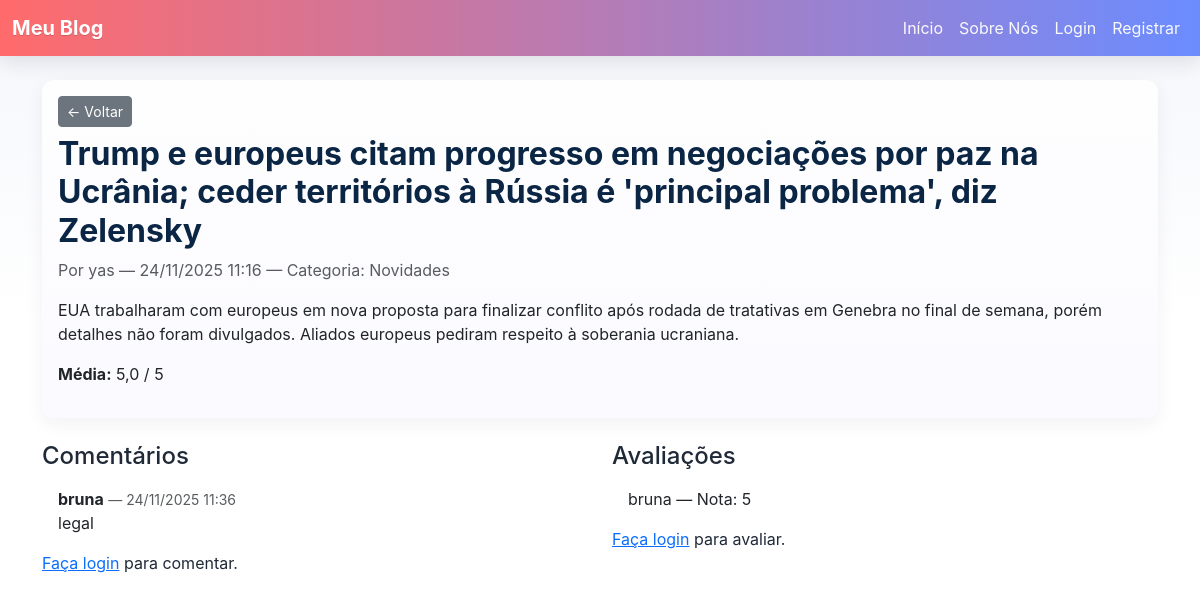
The page /post/11/ on the database as committed earlier.
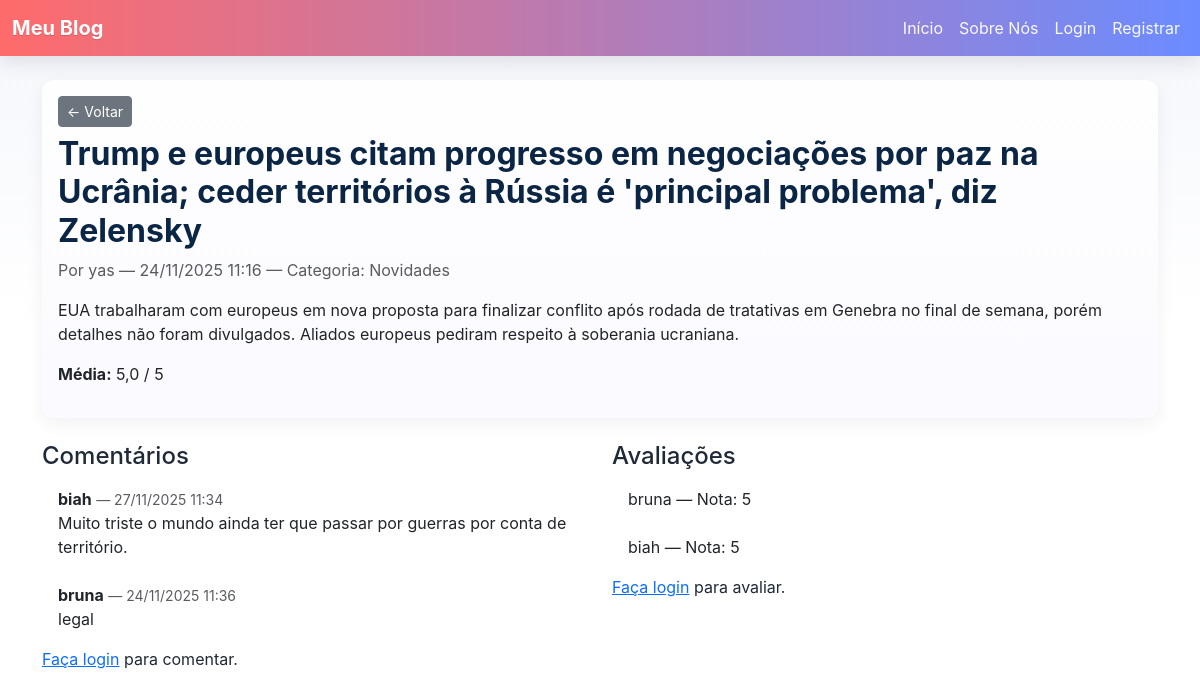
The same page on the database as committed later.
### paginas/models.py (models this page shows, shortened)
class Comentario(models.Model):
    autor = models.ForeignKey(User, on_delete=models.PROTECT)
    comentario = models.TextField()
    data = models.DateTimeField(auto_now_add=True)
    post = models.ForeignKey(Post, on_delete=models.PROTECT)

class Avaliacao(models.Model):
    autor = models.ForeignKey(User, on_delete=models.PROTECT)
    nota = models.IntegerField()
    post = models.ForeignKey(Post, on_delete=models.PROTECT)

### paginas/views.py (the view)
# urls.py: path('post/<int:pk>/', PostDetailView.as_view(), name='post_detail'),
class PostDetailView(TemplateView):
    template_name = 'paginas/post_detail.html'
    def get_context_data(self, **kwargs):
        context = super().get_context_data(**kwargs)
        pk = self.kwargs.get('pk')
        post = get_object_or_404(Post, pk=pk)
        comentarios = Comentario.objects.filter(post=post).select_related('autor').order_by('-data')
        avaliacoes = Avaliacao.objects.filter(post=post).select_related('autor')
        media_aggr = avaliacoes.aggregate(avg=Avg('nota'))
        media = None if media_aggr['avg'] is None else round(media_aggr['avg'], 2)
        context.update({
            'object': post,
            'comentarios': comentarios,
            'avaliacoes': avaliacoes,
            'media_avaliacao': media,
        })
        return context

### paginas/models.py (called while the page is built)
    def __str__(self):
        return f"{self.nome}"

### paginas/templates/paginas/post_detail.html (shortened to what this page needs)
{% extends "paginas/modelo.html" %}
{% block conteudo %}
<div class="card mt-4">
    <div class="card-body">
        <div class="mb-2">
            <a href="{% url 'index' %}" class="btn btn-secondary btn-sm me-2" id="voltarBtn"
               onclick="if(document.referrer){ history.back(); return false; }">← Voltar</a>
        </div>
        <h2 class="card-title">{{ object.titulo }}</h2>
        <p class="text-muted">Por {{ object.autor }} — {{ object.data|date:"d/m/Y H:i" }} — Categoria: {{ object.categoria }}</p>
        <p class="card-text">{{ object.texto }}</p>
        <p>
            {% if media_avaliacao %}
                <strong>Média:</strong> {{ media_avaliacao }} / 5
            {% else %}
                <em>Nenhuma avaliação ainda.</em>
            {% endif %}
        </p>
    </div>
</div>
<div class="row mt-4">
    <div class="col-md-6">
        <h4>Comentários</h4>
        {% if comentarios %}
            <ul class="list-group">
                {% for c in comentarios %}
                    <li class="list-group-item d-flex justify-content-between align-items-start">
                        <div>
                            <strong>{{ c.autor }}</strong> <small class="text-muted">— {{ c.data|date:"d/m/Y H:i" }}</small>
                            <div>{{ c.comentario }}</div>
                        </div>
                    </li>
                {% endfor %}
            </ul>
        {% else %}
            <p>Nenhum comentário ainda.</p>
        {% endif %}
        {% if user.is_authenticated %}
            <form action="{% url 'post_comentar' object.pk %}" method="post" class="mt-3" id="comentarioForm">
                {% csrf_token %}
                <div class="mb-3">
                    <label for="comentario" class="form-label">Seu comentário</label>
                    <textarea name="comentario" id="comentario" rows="3" class="form-control" maxlength="5000"></textarea>
                    <div class="form-text"><span id="charCount">0</span>/5000 caracteres</div>
                </div>
                <button class="btn btn-primary" id="comentarioSubmit">Publicar Comentário</button>
            </form>
        {% else %}
            <p><a href="{% url 'login' %}?next={% url 'post_detail' object.pk %}">Faça login</a> para comentar.</p>
        {% endif %}
    </div>
    <div class="col-md-6">
        <h4>Avaliações</h4>
        {% if avaliacoes %}
            <ul class="list-group">
                {% for a in avaliacoes %}
                    <li class="list-group-item d-flex justify-content-between align-items-center">
                        <div>{{ a.autor }} — Nota: {{ a.nota }}</div>
                    </li>
                {% endfor %}
            </ul>
        {% else %}
            <p>Nenhuma avaliação ainda.</p>
        {% endif %}
        {% if user.is_authenticated %}
            <form action="{% url 'post_avaliar' object.pk %}" method="post" class="mt-3">
                {% csrf_token %}
                <div class="mb-3">
                    <label for="nota" class="form-label">Sua nota (1-5)</label>
                    <select name="nota" id="nota" class="form-select">
                        <option value="1">1</option>
                        <option value="2">2</option>
                        <option value="3">3</option>
                        <option value="4">4</option>
                        <option value="5">5</option>
                    </select>
                </div>
                <button class="btn btn-primary">Enviar Avaliação</button>
            </form>
        {% else %}
            <p><a href="{% url 'login' %}?next={% url 'post_detail' object.pk %}">Faça login</a> para avaliar.</p>
        {% endif %}
    </div>
</div>
{% endblock conteudo %}

Rows that differ between the two databases and show on the page:
added Comentario: autor "biah", data "27/11/2025 11:34", comentario "Muito triste o mundo ainda ter que passar por guerras por conta de território."
added Avaliacao: autor "biah", nota "5"
